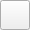
<?xml version="1.0" encoding="UTF-8"?>
<ui version="4.0">
 <class>Cell</class>
 <widget class="QWidget" name="Cell">
  <property name="geometry">
   <rect>
    <x>0</x>
    <y>0</y>
    <width>30</width>
    <height>30</height>
   </rect>
  </property>
  <property name="sizePolicy">
   <sizepolicy hsizetype="Expanding" vsizetype="Expanding">
    <horstretch>0</horstretch>
    <verstretch>0</verstretch>
   </sizepolicy>
  </property>
  <property name="maximumSize">
   <size>
    <width>40</width>
    <height>40</height>
   </size>
  </property>
  <property name="windowTitle">
   <string>Form</string>
  </property>
  <layout class="QVBoxLayout" name="verticalLayout">
   <property name="spacing">
    <number>0</number>
   </property>
   <property name="leftMargin">
    <number>0</number>
   </property>
   <property name="topMargin">
    <number>0</number>
   </property>
   <property name="rightMargin">
    <number>0</number>
   </property>
   <property name="bottomMargin">
    <number>0</number>
   </property>
   <item>
    <widget class="QPushButton" name="pushButton">
     <property name="sizePolicy">
      <sizepolicy hsizetype="Ignored" vsizetype="Ignored">
       <horstretch>0</horstretch>
       <verstretch>0</verstretch>
      </sizepolicy>
     </property>
     <property name="minimumSize">
      <size>
       <width>30</width>
       <height>30</height>
      </size>
     </property>
     <property name="cursor">
      <cursorShape>PointingHandCursor</cursorShape>
     </property>
     <property name="styleSheet">
      <string notr="true">QPushButton:hover:!pressed
{
  background-color:rgba(150, 224, 120, 1);
}</string>
     </property>
     <property name="text">
      <string/>
     </property>
    </widget>
   </item>
  </layout>
 </widget>
 <resources/>
 <connections/>
</ui>
